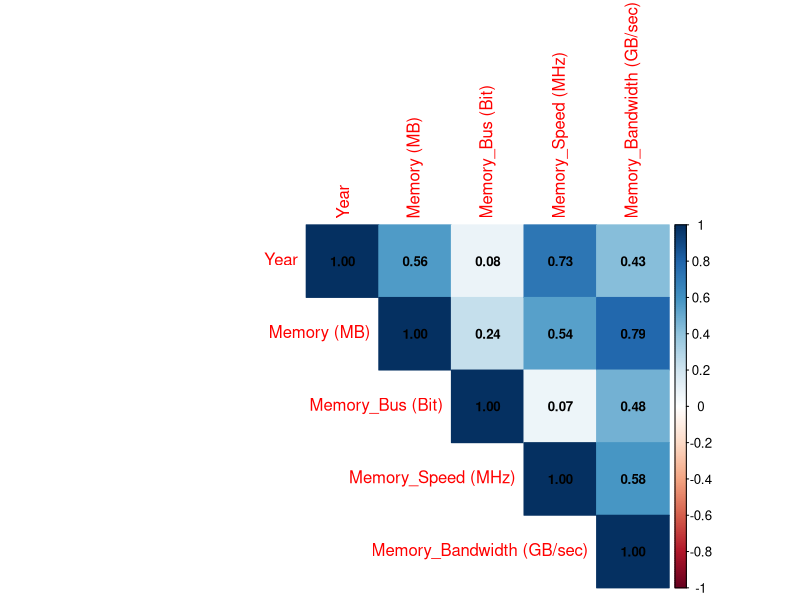
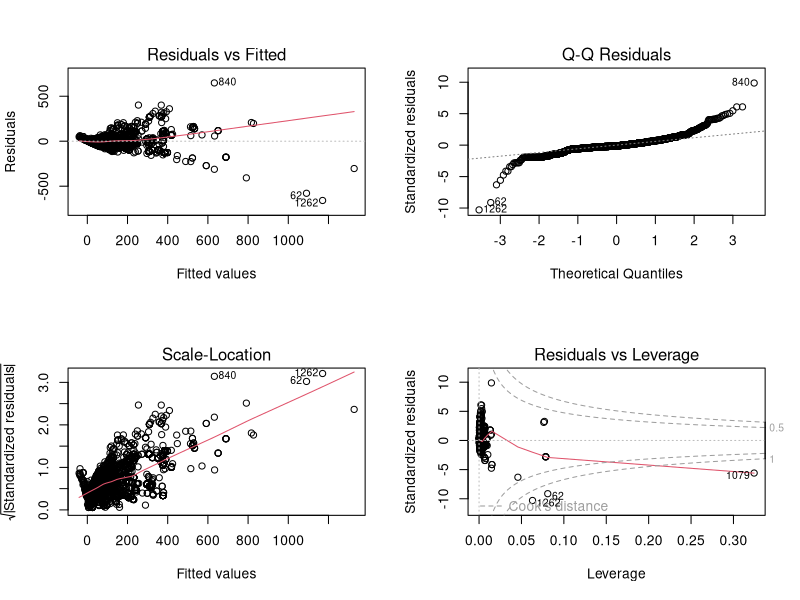
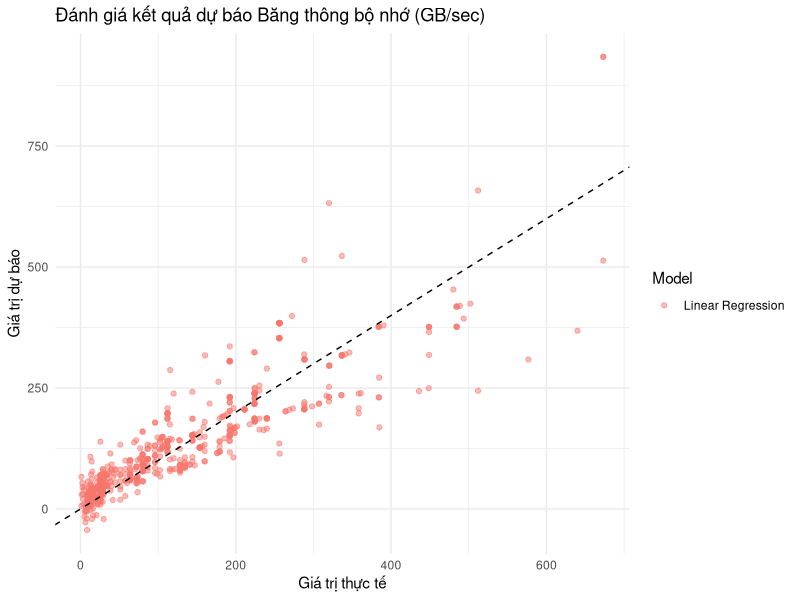
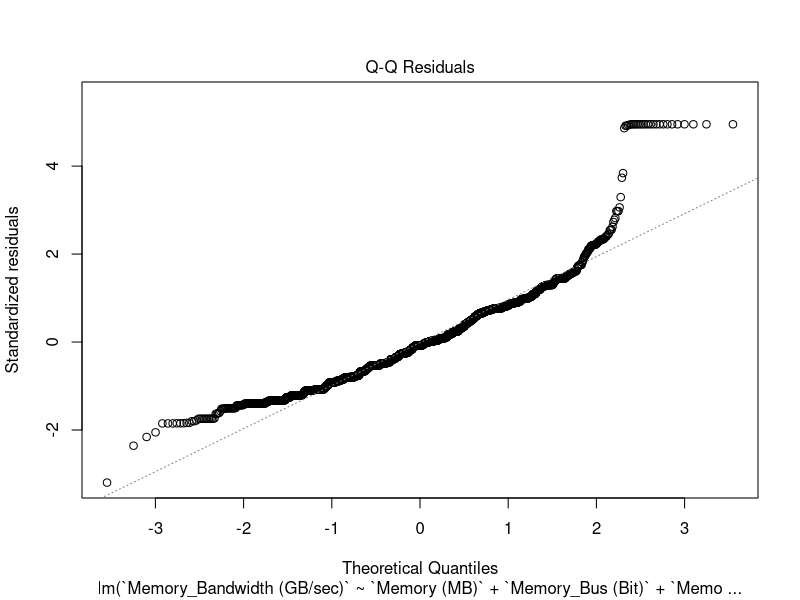
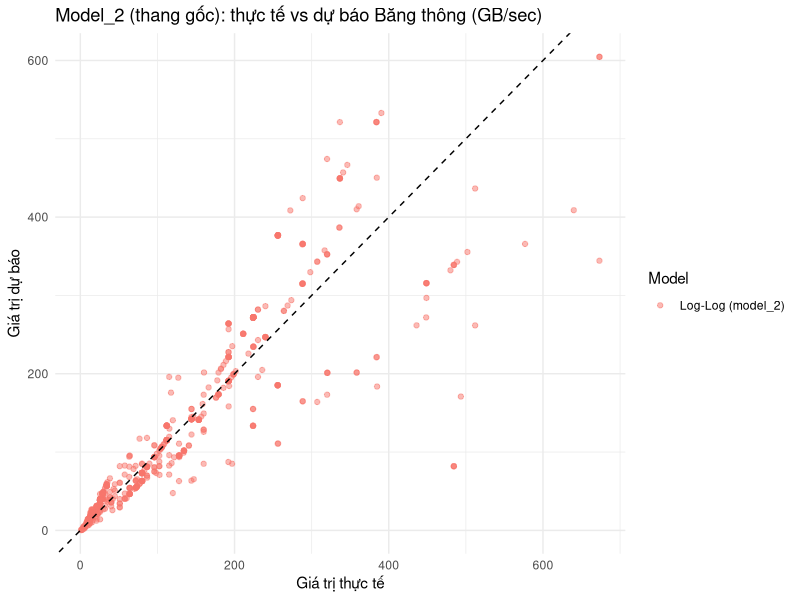

Recreate these plots in R, in order.
# =====================================================================
#  HOI QUY TUYEN TINH BOI - BANG THONG BO NHO GPU
#  Bien phu thuoc : Memory_Bandwidth (GB/sec)
# =====================================================================

## ---- 0. Đọc dữ liệu ----
main_data <- read.csv("All_GPUs_cleaned.csv", check.names = FALSE)


# =====================================================================
#  1. PHÂN TÍCH TƯƠNG QUAN  (sàng lọc biến)
# =====================================================================
gpu_numeric <- main_data[, c("Year", "Memory (MB)", "Memory_Bus (Bit)",
                             "Memory_Speed (MHz)", "Memory_Bandwidth (GB/sec)")]
round(cor(gpu_numeric), 2)                       

library(corrplot)
corrplot(cor(gpu_numeric), method = "color", addCoef.col = "black",
         number.cex = 0.8, type = "upper", tl.col = "red")   

# =====================================================================
#  2. CHIA TẬP HUẤN LUYỆN / KIỂM TRA  (80/20, cố định seed để tái lập)
# =====================================================================
set.seed(123)
train_size  <- floor(0.8 * nrow(main_data))
train_index <- sample(seq_len(nrow(main_data)), size = train_size)
train_data  <- main_data[train_index, ]          # 2578 quan sát
test_data   <- main_data[-train_index, ]          # 645 quan sát
cat("Số dòng Train:", nrow(train_data), " - Số dòng Test:", nrow(test_data), "\n")

# =====================================================================
#  3. MÔ HÌNH 1 : tuyến tính thô với cả 4 biến số
# =====================================================================
model_1 <- lm(`Memory_Bandwidth (GB/sec)` ~ Year + `Memory (MB)` +
                `Memory_Bus (Bit)` + `Memory_Speed (MHz)`,
              data = train_data)
summary(model_1)

# =====================================================================
#  4. KIỂM TRA CÁC GIẢ ĐỊNH của model_1
# =====================================================================
# 4.1 Bốn đồ thị chẩn đoán
par(mfrow = c(2, 2))
plot(model_1)
par(mfrow = c(1, 1))

# 4.2 Kỳ vọng sai số bằng 0 (mẫu lớn -> dùng kiểm định Z)
res1  <- residuals(model_1)
n1    <- length(res1)
z0    <- (mean(res1) - 0) / (sd(res1) / sqrt(n1))
z_crit <- qnorm(1 - 0.05 / 2)                    
data.frame(mean = mean(res1), sd = sd(res1), n = n1, z0 = z0, z_crit = z_crit)

# 4.3 Tính chuẩn của sai số (Shapiro-Wilk)
shapiro.test(res1)

# 4.4 Phương sai đồng nhất (Breusch-Pagan)
library(lmtest)
bptest(model_1)

# 4.5 Tính độc lập của sai số (Durbin-Watson)
dwtest(model_1)

# 4.6 Đa cộng tuyến (VIF - hệ số phóng đại phương sai)
library(car)
vif(model_1)

# =====================================================================
#  5. DỰ BÁO TRÊN TẬP KIỂM TRA + ĐÁNH GIÁ (model_1)
# =====================================================================
test_data$pred <- predict(model_1, test_data)
head(test_data[, c("Memory (MB)", "Memory_Bandwidth (GB/sec)", "Memory_Bus (Bit)",
                   "Memory_Speed (MHz)", "pred")])

rmse1 <- sqrt(mean((test_data$`Memory_Bandwidth (GB/sec)` - test_data$pred)^2))
r2_1  <- 1 - sum((test_data$`Memory_Bandwidth (GB/sec)` - test_data$pred)^2) /
             sum((test_data$`Memory_Bandwidth (GB/sec)` 
                  - mean(test_data$`Memory_Bandwidth (GB/sec)`))^2)
c(RMSE = rmse1, R2 = r2_1)
cat("Số dự báo âm:", sum(test_data$pred < 0), "\n")

# Biểu đồ thực tế vs dự báo
library(ggplot2)
results_df <- data.frame(Actual = test_data$`Memory_Bandwidth (GB/sec)`,
                         Predicted = test_data$pred,
                         Model = "Linear Regression")
ggplot(results_df, aes(x = Actual, y = Predicted, color = Model)) +
  geom_point(alpha = 0.5) +
  geom_abline(slope = 1, intercept = 0, linetype = "dashed", color = "black") +
  labs(title = "Đánh giá kết quả dự báo Băng thông bộ nhớ (GB/sec)",
       x = "Giá trị thực tế", y = "Giá trị dự báo") +
  theme_minimal()

# =====================================================================
#  6. MÔ HINH 2 : log-log (bỏ Year, lấy log(x+1) các biến còn lại)
# =====================================================================
train_log <- train_data
test_log  <- test_data
for (col in c("Memory (MB)", "Memory_Bus (Bit)", "Memory_Bandwidth (GB/sec)", "Memory_Speed (MHz)")) {
  train_log[[col]] <- log(train_log[[col]] + 1)   # +1 để tránh log(0)
  test_log[[col]]  <- log(test_log[[col]]  + 1)
}

model_2 <- lm(`Memory_Bandwidth (GB/sec)` ~ `Memory (MB)` +
                `Memory_Bus (Bit)` + `Memory_Speed (MHz)`,
              data = train_log)
summary(model_2)

# Kiểm tra lại tính chuẩn sau khi biến đổi
shapiro.test(residuals(model_2))
plot(model_2, which = 2, id.n = 0)               
bptest(model_2)
vif(model_2)

# =====================================================================
#  7. DỰ BÁO (model_2) - báo cáo trên CẢ HAI thang để so sánh công bằng
# =====================================================================
pred2_log  <- predict(model_2, test_log)
# (1) đánh giá trên thang log
rmse2_log <- sqrt(mean((test_log$`Memory_Bandwidth (GB/sec)` - pred2_log)^2))
r2_2_log  <- 1 - sum((test_log$`Memory_Bandwidth (GB/sec)` - pred2_log)^2) /
                 sum((test_log$`Memory_Bandwidth (GB/sec)` 
                      - mean(test_log$`Memory_Bandwidth (GB/sec)`))^2)
# (2) chuyển ngược về thang gốc GB/sec để so sánh công bằng với model_1
pred2_orig <- exp(pred2_log) - 1
yt_orig    <- test_data$`Memory_Bandwidth (GB/sec)`
rmse2_orig <- sqrt(mean((yt_orig - pred2_orig)^2))
r2_2_orig  <- 1 - sum((yt_orig - pred2_orig)^2) /
                  sum((yt_orig - mean(yt_orig))^2)

cat("model_2 (thang log)  RMSE =", round(rmse2_log, 4),
    " R2 =", round(r2_2_log, 4), "\n")
cat("model_2 (thang gốc)  RMSE =", round(rmse2_orig, 4),
    " R2 =", round(r2_2_orig, 4),
    " số dự báo âm =", sum(pred2_orig < 0), "\n")



# So sánh model_2 sau khi đổi ngược về thang gốc GB/sec
test_data$pred_m2 <- exp(predict(model_2, test_log)) - 1   # đổi ngược: exp(.)-1

library(ggplot2)
df2 <- data.frame(Actual    = test_data$`Memory_Bandwidth (GB/sec)`,
                  Predicted = test_data$pred_m2,
                  Model     = "Log-Log (model_2)")
ggplot(df2, aes(x = Actual, y = Predicted, color = Model)) +
  geom_point(alpha = 0.5) +
  geom_abline(slope = 1, intercept = 0, linetype = "dashed", color = "black") +
  labs(title = "Model_2 (thang gốc): thực tế vs dự báo Băng thông (GB/sec)",
       x = "Giá trị thực tế", y = "Giá trị dự báo") +
  theme_minimal()
